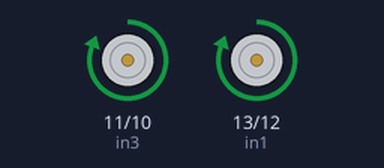
Simulated run of this sketch. Board: Arduino Uno, built with avr-gcc and run on an emulated ATmega328P. Shown: motor-driver pin pairs drawn as motors (green arrow = first pin HIGH = forward, orange = second pin HIGH = backward, longer = more drive).

Above: at 1.0 s.
At 3.0 s:
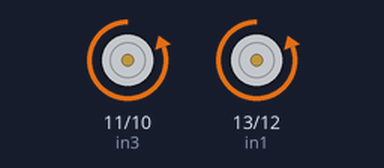
At 4.5 s:
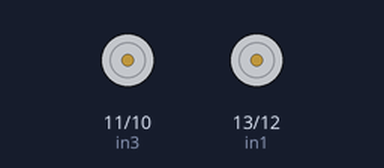
Timing chart, 0 to 6.5 s (numbered marks = the images above):
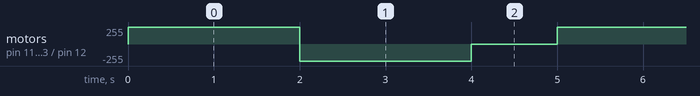

The sketch:

shat_motor_driver.ino
```cpp
// connect motor controller pins to Arduino digital pins
// motor one
// int enA = 10;
int in1 = 13;
int in2 = 12;
// motor two
// int enB = 5;
int in3 = 11;
int in4 = 10;
void setup()
{
  // set all the motor control pins to outputs
  // pinMode(enA, OUTPUT);
  // pinMode(enB, OUTPUT);
  pinMode(in1, OUTPUT);
  pinMode(in2, OUTPUT);
  pinMode(in3, OUTPUT);
  pinMode(in4, OUTPUT);
}
void demoOne()
{
  // this function will run the motors in both directions at a fixed speed
  // turn on motor A
  // analogWrite(enA, 200);
  // analogWrite(enB, 200);
  digitalWrite(in1, HIGH);
  digitalWrite(in2, LOW);
  digitalWrite(in3, HIGH);
  digitalWrite(in4, LOW);
  // set speed to 200 out of possible range 0~255
  // turn on motor B
  // set speed to 200 out of possible range 0~255
  delay(2000);
  // now change motor directions
  digitalWrite(in1, LOW);
  digitalWrite(in2, HIGH);
  digitalWrite(in3, LOW);
  digitalWrite(in4, HIGH);
  delay(2000);
  // now turn off motors
  digitalWrite(in1, LOW);
  digitalWrite(in2, LOW);
  digitalWrite(in3, LOW);
  digitalWrite(in4, LOW);
}
void demoTwo()
{
  // this function will run the motors across the range of possible speeds
  // note that maximum speed is determined by the motor itself and the operating voltage
  // the PWM values sent by analogWrite() are fractions of the maximum speed possible
  // by your hardware
  // turn on motors
  digitalWrite(in1, LOW);
  digitalWrite(in2, HIGH);
  digitalWrite(in3, LOW);
  digitalWrite(in4, HIGH);
  // accelerate from zero to maximum speed

 for (int i = 0; i < 256; i++) {
// analogWrite(enA, i);
// analogWrite(enB, i);
delay(20);
}
// decelerate from maximum speed to zero
for (int i = 255; i > 0; --i)
  {
    // analogWrite(enA, i);
    // analogWrite(enB, i);
    delay(20);
  }


  // now turn off motors
  digitalWrite(in1, LOW);
  digitalWrite(in2, LOW);
  digitalWrite(in3, LOW);
  digitalWrite(in4, LOW);
}
void loop()
{
  demoOne();
  delay(1000);
  // demoTwo();
  // delay(1000);
}
```

Measured:
- by itself, motor on pin 11 (in3) / pin 10 (in4), motor on pin 13 (in1) / pin 12 (in2): repeats every 5.0 s: backward 255/255 2.0 s, stopped 1.0 s, forward 255/255 2.0 s
